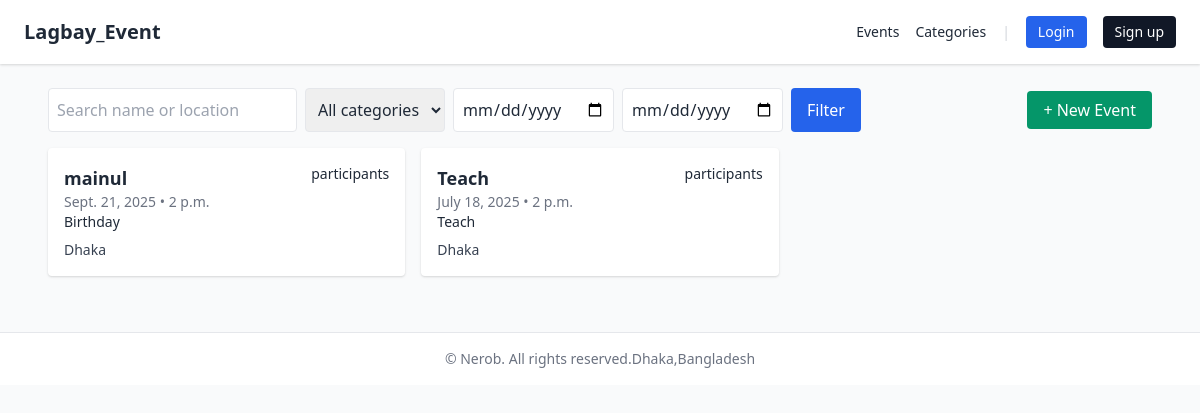
The page / on the database its author committed.
### event_app/models.py (models this page shows, shortened)
class Event(models.Model):
    name = models.CharField(max_length=200)
    description = models.TextField(blank=True)
    date = models.DateField()
    time = models.TimeField(blank=True, null=True)
    location = models.CharField(max_length=200, blank=True)
    category = models.ForeignKey(
        Category, on_delete=models.SET_NULL, null=True, blank=True, related_name="events"
    )
    image = models.ImageField(
        upload_to="events/",
        default="defaults/event-placeholder.jpg",
        blank=True,
    )
    participants = models.ManyToManyField(
        settings.AUTH_USER_MODEL, blank=True, related_name="rsvped_events"
    )
    created_at = models.DateTimeField(auto_now_add=True)
    updated_at = models.DateTimeField(auto_now=True)
    class Meta:
        ordering = ("-date", "name")

class Category(models.Model):
    name = models.CharField(max_length=100, unique=True)
    description = models.TextField(blank=True)
    created_at = models.DateTimeField(auto_now_add=True)
    updated_at = models.DateTimeField(auto_now=True)
    class Meta:
        ordering = ("name",)

### event_app/views.py (the view)
# urls.py: path('', views.EventListView.as_view(), name='event_list'),
class EventListView(ListView):
    model = Event
    template_name = 'event_app/event_list.html'
    context_object_name = 'events'
    def get_queryset(self):
        queryset = (
            Event.objects
            .select_related('category')
            .prefetch_related('participants')
            .all()
        )
        search_query = self.request.GET.get('search', '')
        if search_query:
            queryset = queryset.filter(
                Q(name__icontains=search_query) |
                Q(location__icontains=search_query)
            )
        category_id = self.request.GET.get('category')
        if category_id:
            queryset = queryset.filter(category_id=category_id)
        start_date = self.request.GET.get('start_date')
        end_date = self.request.GET.get('end_date')
        if start_date and end_date:
            queryset = queryset.filter(date__range=[start_date, end_date])
        return queryset

### event_app/templates/event_app/event_list.html (shortened to what this page needs)
{% extends "event_app/base.html" %}
{% block content %}
<div class="flex justify-between items-center mb-4">
  <form method="get" class="flex gap-2">
    <input name="q" value="{{ q }}" placeholder="Search name or location" class="border rounded p-2" />
    <select name="category" class="border rounded p-2">
      <option value="">All categories</option>
    </select>
    <input type="date" name="date_from" class="border rounded p-2" />
    <input type="date" name="date_to" class="border rounded p-2" />
    <button class="bg-blue-600 text-white px-4 py-2 rounded">Filter</button>
  </form>
  <div>
    <a href="{% url 'event_app:event_create' %}" class="bg-green-600 text-white px-4 py-2 rounded">+ New Event</a>
  </div>
</div>
<div class="grid gap-4 sm:grid-cols-2 lg:grid-cols-3">
  {% for event in events %}
  <div class="bg-white p-4 rounded shadow">
    <div class="flex justify-between">
      <div>
        <a href="{% url 'event_app:event_detail' event.pk %}" class="text-lg font-semibold">{{ event.name }}</a>
        <div class="text-sm text-gray-500">{{ event.date }} • {{ event.time }}</div>
        <div class="text-sm">{{ event.category.name }}</div>
      </div>
      <div class="text-right">
        <span class="text-sm block">{{ event.num_participants }} participants</span>
      </div>
    </div>
    <p class="mt-2 text-sm text-gray-700">{{ event.location }}</p>
  </div>
  {% empty %}
    <p>No events found.</p>
  {% endfor %}
</div>
{% endblock %}

### rows shown on the page
Event: name "mainul", date "Sept. 21, 2025", time "2 p.m.", category.name "Birthday", location "Dhaka"
Event: name "Teach", date "July 18, 2025", time "2 p.m.", category.name "Teach", location "Dhaka"
